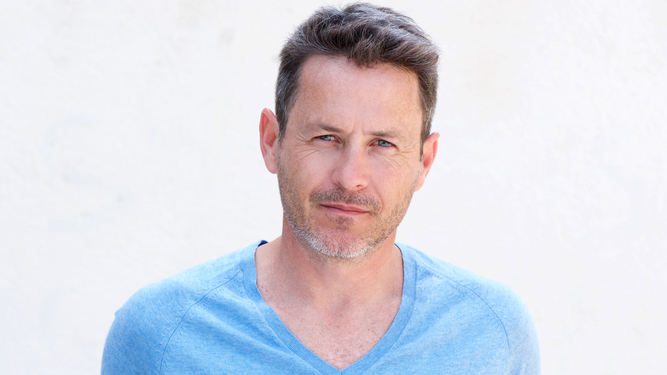
#> input picture Analysis/Face_Detection/Haarcascade_Frontalface/image.jpg, 667 x 375 px
$ python Single_Image_Face_haarcascade_frontalface.py
#> lines starting #> are read from the running program, lines starting #| are printed output that depends on the picture; after the words box and inside, x2 and y2 are one past the last pixel; in counts of white or black regions, pixels touching at a corner belong together
import  cv2

detect = cv2.CascadeClassifier('haarcascade_frontalface_default.xml')
gimage = cv2.imread ("image.jpg")
#> gimage is the input picture: shape (375, 667, 3); mean B, G, R 226.1, 217.9, 218.2
gryimg = cv2.cvtColor(gimage, cv2.COLOR_BGR2GRAY)
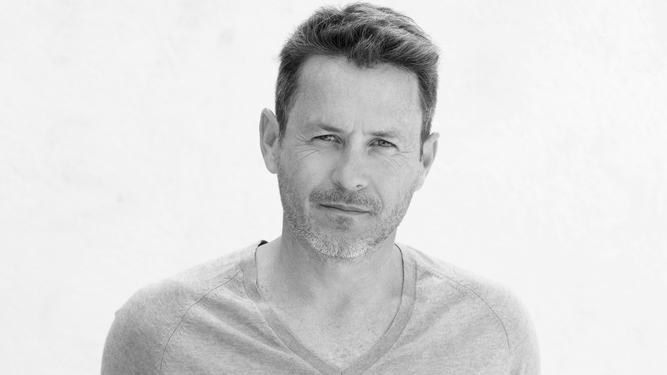
#> gryimg: shape (375, 667); min 0, max 251, mean 218.9
face = detect.detectMultiScale(gryimg, 1.25,3)
#> face = [[261, 72, 182, 182]]


for (x,y,w,h) in face :
    cv2.rectangle(gimage, (x,y), (x+w, y+h), (0,255,0), 2)
#> this loop made 1 pass
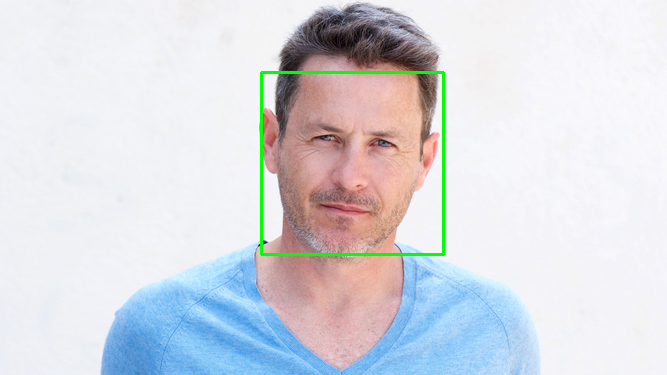
#> gimage: shape (375, 667, 3); 0.87% of pixels changed, all inside (x1, y1, x2, y2) = (260, 71, 445, 256)
cv2.imshow ("detect images", gimage)
cv2.waitKey(2000)
cv2.destroyAllWindows()
